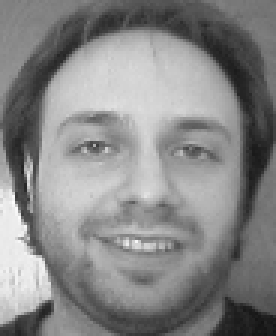
#> input picture assets/ImagenesCaras/s1/1.pgm, 92 x 112 px (shown 3 times larger); its folder holds only this picture in this run
$ jupyter execute --allow-errors GeneradorDeRuido.ipynb
#> lines starting #> are read from the running program, lines starting #| are printed output that depends on the picture
#> `noisyImage = imagea + poissonNoise2`:
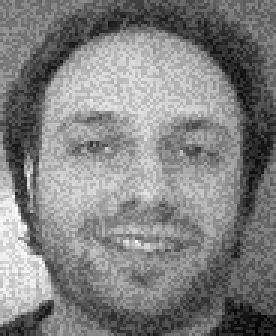
#> noisyImage: shape (112, 92) float64 (shown 3 times larger); min 0, max 266, mean 135.1; drawn with min black and max white
[cell 1]
import pandas as pd
from matplotlib import pyplot as plt
from sklearn.metrics import accuracy_score, confusion_matrix, precision_recall_fscore_support
import seaborn as sns; sns.set()
import utils as u
import numpy as np
from subprocess import call
from PIL import Image
from cv2 import imwrite
import os

Creo los Datasets

#> (a cell that did not finish here is left out)

Creo Inputs

[cell 3]
# [8 lines of commented-out code are left out]

if not os.path.exists('expRuido'):
    os.makedirs('expRuido')
for i in range(10):
    file = open("expRuido/testFull{}.in".format(i+1),"w+")
    for j in range(41):
        for k in range(10):
            file.write("../assets/ImagenesCarasR{}/s{}/{}.pgm,\n".format(i+1, j+1, k+1))
    file.close()

Preparo valores y hago el call

[cell 4]
# [10 lines of commented-out code are left out]

[cell 5]
knn = 3
a = 17
train = 'catedra/testFullBig.in'
test = ['catedra/testFullBig.in']
for i in range(10):
    test.append('expRuido/testFull{}.in'.format(i))
out = 'expRuido/result{}'
#> (the rest of this cell did not finish here and is left out)


$ run again, on assets/ImagenesCaras/s10/1.pgm
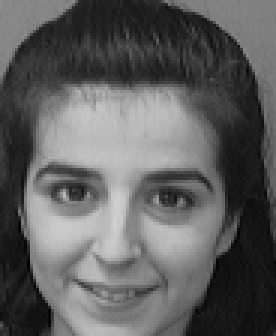
#> input picture assets/ImagenesCaras/s10/1.pgm, 92 x 112 px, found by its file name (shown 3 times larger)
#> `noisyImage = imagea + poissonNoise2`:
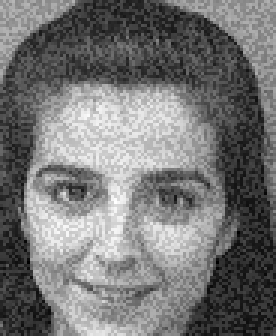
#> noisyImage: shape (112, 92) float64 (shown 3 times larger); min -19, max 228, mean 95.3; drawn with min black and max white
